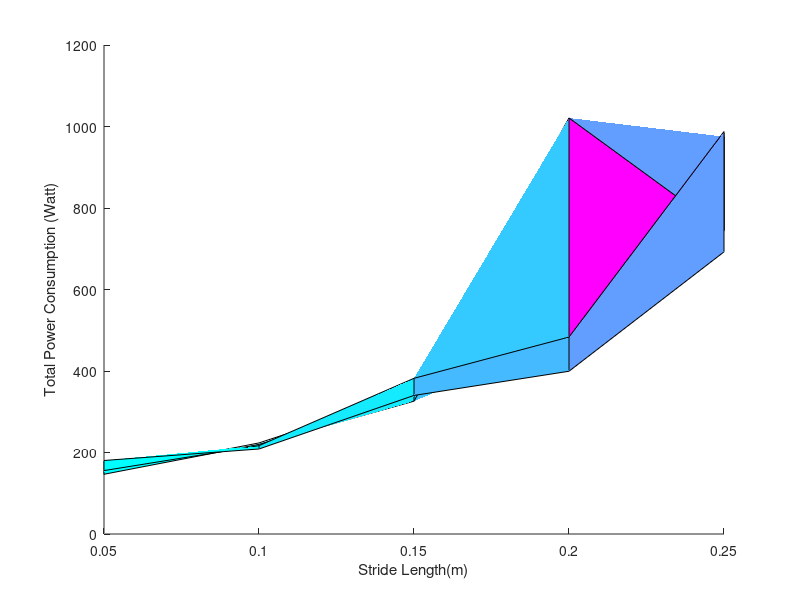

Here is the MATLAB script that generated this plot:
clear all
clc
close all
warning('off','all')
% 
V= [0.1 0.2 0.3 0.4];  % x axis
Ds = [0.05 0.1 0.15 0.2 0.25];  % y axis
[X,Y] = meshgrid(V,Ds);

Energy=[  149.5571,  223.4926,348.3995 ,  485.5972,975.0589 ;
          146.5599,  219.9402,325.9628 , 1.0209e+03,743.3342 ;
          155.6008, 216.7878,382.0920  , 483.3035,987.5720; 
          180.3935,208.6070 ,340.0426 , 399.3503 ,692.2930];

Energy_redundant=[216.0939,  597.1899, 793.0791 ,1.1575e+03,1.5522e+03;
      217.3690,  596.5062, 854.3857 ,   1.0820e+03, 1.3568e+03;
      232.2267,  525.9682,804.3352 ,   1.1967e+03, 1.3796e+03;
      243.9703, 372.8074 ,751.6487 , 1.1925e+03 ,1.2913e+03 ];

surface(X,Y,Energy')
colormap cool
view([90 0]);
% view(3)

% surface(X,Y,Energy_redundant')
% view([90 0]);
% % view(3)
% colormap cool
xlabel('V(m/s)');
ylabel('Stride Length(m)');
zlabel('Total Power Consumption (Watt)');

%%
% V = 0.1, Ds = 0.1
% X1 = ['Shoulder_fr','Hip_fr','Knee_fr']; %,'Shoulder_hr','Hip_hr','Knee_hr1','Knee_hr2'
% X1 = [1 2 3 ]; %4 5 6 7
% Power=[0.0003,149.7766,68.4848]; %,0.0005,0,173.4305,142.4376
% Power_redundant=[0.0005,121.1428,89.3613]; %,0.0007,246.1010,290.0217,63.8408
% y= [Power;Power_redundant];
% bar(X1,y)
% %%
% % %%
% % V = 0.1, Ds = 0.05
% %redundant
% Total_Power_fr =0.0001   15.7080   21.1133
% Total_Power_hr =0.0001   17.9132   43.7278   10.9667
% %unredundant
% Total_Power_fr =0.0001   14.8226   15.2603
% Total_Power_hr =0.0001         0   24.0685   19.9452
% %%
% % V = 0.1, Ds = 0.1
% %redundant
% Total_Power_fr =0.0002   49.3246   31.5042
% Total_Power_hr =0.0003   93.8264  104.8865   25.3618
%  %unredundant
% Total_Power_fr =0.0001   25.2672   18.5104
% Total_Power_hr =0.0001         0   52.4374   23.7752
% 
% %%
% % V = 0.1, Ds = 0.2
% %redundant
% Total_Power_fr =0.0002  102.8312   68.554
% Total_Power_hr =0.0003  242.6156  244.5411   26.6781
% %unredundant
% Total_Power_fr =0.0001   69.5723   26.7815
% Total_Power_hr =0.0002         0   91.9301   82.4421
% 
% %%
% % V = 0.2, Ds = 0.05
% %redundant
% Total_Power_fr =0.0001   13.8649   20.2823
% Total_Power_hr =0.0001   20.6580   45.7633   12.5052
% %unredundant
% Total_Power_fr =0.0001   13.2098   13.9706
% Total_Power_hr =0.0001         0   23.1155   23.1355
% %%
% % V = 0.2, Ds = 0.1
% %redundant
% Total_Power_fr =0.0002   45.4723   29.2181
% Total_Power_hr =0.0003   90.8799  103.7263   23.5872
% %unredundant
% Total_Power_fr =0.0001   26.3652   17.4795
% Total_Power_hr =0.0001         0   47.5277   26.0136
% %%
% % V = 0.2, Ds = 0.2
% %redundant
% Total_Power_fr =0.0001   66.4372   59.8641
% Total_Power_hr =0.0001  247.9605  255.3471   25.6877
% %unredundant
% 
% Total_Power_fr =0.0002  140.7652   70.8932
% Total_Power_hr =0.0003         0  163.1733  140.6294
% %%
% % V = 0.3, Ds = 0.05
% %redundant
% Total_Power_fr =0.0001   14.1684   19.6108
% Total_Power_hr =0.0001   25.6724   45.4641   15.7918
% %unredundant
% Total_Power_fr =0.0001   13.1689   13.9648
% Total_Power_hr =0.0001         0   24.1465   28.9563
% %%
% % V = 0.3, Ds = 0.1
% %redundant
% Total_Power_fr =0.0002   36.9107   24.5953
% Total_Power_hr =0.0002   89.1249  100.8264   23.3506
% %unredundant
% Total_Power_fr =0.0001   24.0983   17.3687
% Total_Power_hr =0.0001         0   49.6621   27.2774
% %%
% % V = 0.3, Ds = 0.2
% %redundant
% Total_Power_fr =0.0002   96.1206   68.6561
% Total_Power_hr =0.0003  237.9392  252.9770   28.4635
% %unredundant
% Total_Power_fr =0.0001   68.2372   37.8383
% Total_Power_hr =0.0002         0   85.6363   63.3569